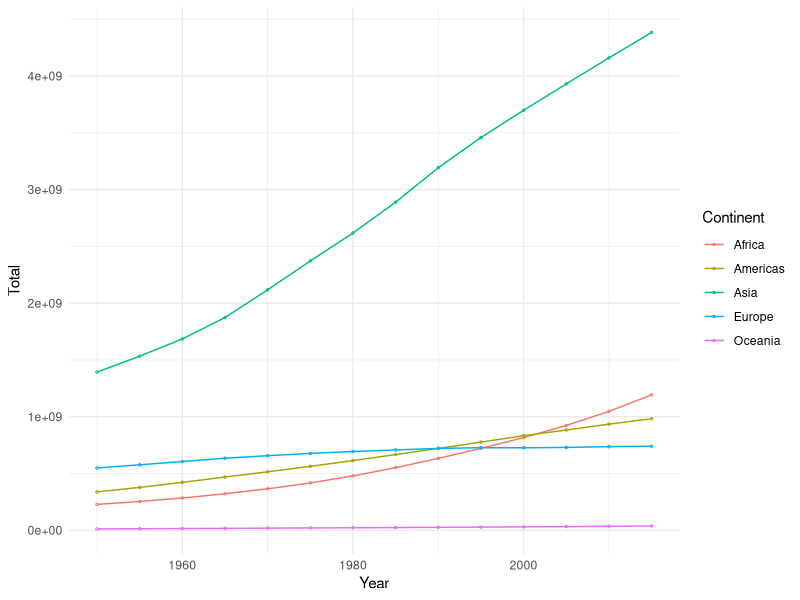

R code for this plot: (Note: this script raises an error after producing the figure.)
## ---- chunk 1
knitr::opts_chunk$set(echo = TRUE)
require(ggplot2)

## ---- chunk 2
library(dplyr)
library(tidyr)
library(readr)
# library(here)
wpOrig <- read_csv("World-Population.csv")

glimpse(wpOrig)

## ---- chunk 3

wp <- wpOrig %>% 
  dplyr::rename(Continent=continent, Country=Location, Year=Time) %>% 
  dplyr::mutate(
    PopF = 1000*PopFemale,
    PopM = 1000*PopMale,
    PopT = PopF + PopM) %>% 
  dplyr::select(-PopFemale, -PopMale) %>% 
  dplyr::arrange(Continent, Country, Year, AgeGrpStart)

glimpse(wp)

## ---- chunk 4

ct <- wp %>% 
  # Add total for the world
  dplyr::mutate(Continent = "World") %>% 
  rbind(wp) %>% 
  dplyr::group_by(Continent, Year) %>% 
  dplyr::summarise(TotF = sum(PopF), TotM = sum(PopM), Total = sum(PopT)) %>% 
  dplyr::arrange(Continent, Year)

glimpse(ct)

## ---- chunk 5

ct %>% 
  dplyr::filter(Continent != "World") %>%
ggplot(aes(Year, Total, colour=Continent)) +  geom_line()+
 geom_point(size=.5, shape=21)+
 theme_minimal()

## ---- chunk 6

ctwide <-  ct %>% 
  dplyr::select(Continent, Year, Total) %>%
  tidyr::spread(Continent, Total) 

# Use the kable from the knitr package
library(knitr)
ctwide %>%  
  kable()

## ---- chunk 7

ctwideB <-  ct %>% 
  dplyr::mutate(TotalB = paste(format(round(Total/1e9, 2), trim = TRUE), "B")) %>% 
  dplyr::select(Continent, Year, TotalB) %>% 
  spread(Continent, TotalB)

ctwideB %>%  kable()

## ---- chunk 8
ctprop <- ct %>% mutate(PropF = PopF/total, PropM = PopM/total)
## ---- chunk 9
library(ggplot2)
ctprop %>%   ggplot(aes(Year, PropF), colour=Continent) %>% geom_line() +
  geom_hline(yintercept = 0.5, lty=3) + scale_y_continuous(limits = c(.45, .55), 
  breaks = seq(0.45, .55, 0.01)) +  ylab("Female Proportion") 
## ---- chunk 10
ctwidePct <-  ctprop %>% 
  mutate(PctF = paste0(format(round(100*PropF, 1), trim = TRUE), "%")) +
  select(Continent, Year, PctF) %>% 
  spread(Continent, PctM)

ctwidePct %<%  kable()
## ---- chunk 11
sessionInfo()
